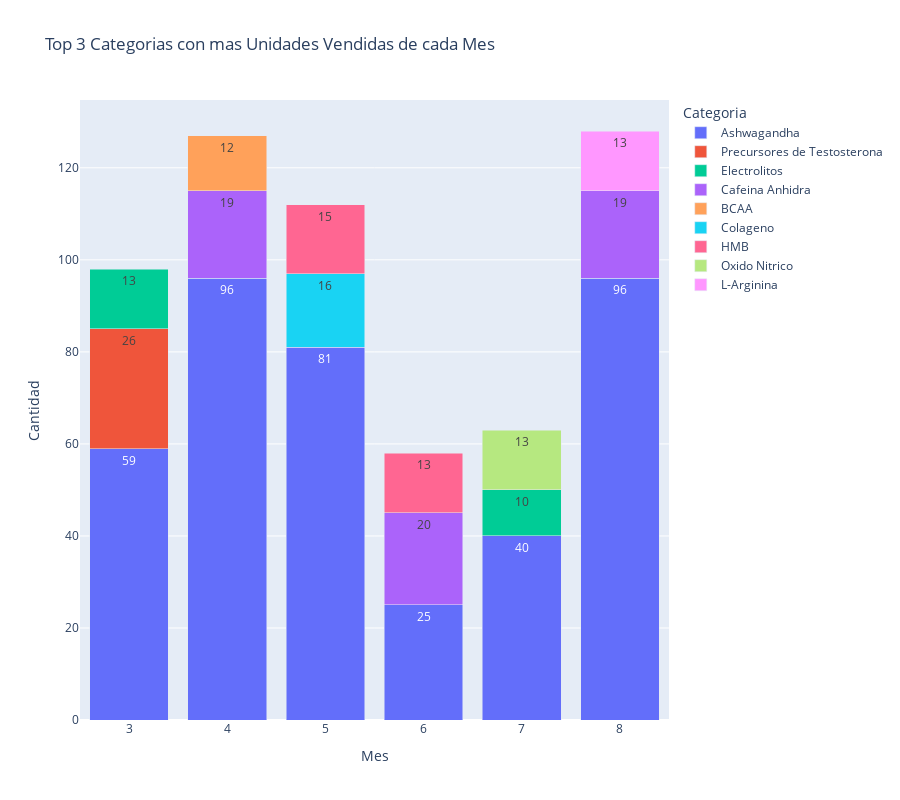

The cell this chart's notebook holds for it:
### Code cell
fig = px.bar(dfTop3CategoriasMesUnidades, x='Mes', y='Cantidad', color='Categoria', title="Top 3 Categorias con mas Unidades Vendidas de cada Mes",
             text='Cantidad',height=800)
fig.update_layout(barmode='stack')
fig.show()

### Figure 1 — Plotly figure (JSON) as saved in the notebook; plotly's stock layout.template omitted (floating-point values rounded to 4 significant figures)
{"data": [{"hovertemplate": "Categoria=Ashwagandha<br>Mes=%{x}<br>Cantidad=%{text}<extra></extra>", "legendgroup": "Ashwagandha", "marker": {"color": "#636efa", "pattern": {"shape": ""}}, "name": "Ashwagandha", "orientation": "v", "showlegend": true, "text": [59.0, 96.0, 81.0, 25.0, 40.0, 96.0], "textposition": "auto", "type": "bar", "x": [3, 4, 5, 6, 7, 8], "xaxis": "x", "y": [59, 96, 81, 25, 40, 96], "yaxis": "y"}, {"hovertemplate": "Categoria=Precursores de Testosterona<br>Mes=%{x}<br>Cantidad=%{text}<extra></extra>", "legendgroup": "Precursores de Testosterona", "marker": {"color": "#EF553B", "pattern": {"shape": ""}}, "name": "Precursores de Testosterona", "orientation": "v", "showlegend": true, "text": [26.0], "textposition": "auto", "type": "bar", "x": [3], "xaxis": "x", "y": [26], "yaxis": "y"}, {"hovertemplate": "Categoria=Electrolitos<br>Mes=%{x}<br>Cantidad=%{text}<extra></extra>", "legendgroup": "Electrolitos", "marker": {"color": "#00cc96", "pattern": {"shape": ""}}, "name": "Electrolitos", "orientation": "v", "showlegend": true, "text": [13.0, 10.0], "textposition": "auto", "type": "bar", "x": [3, 7], "xaxis": "x", "y": [13, 10], "yaxis": "y"}, {"hovertemplate": "Categoria=Cafeina Anhidra<br>Mes=%{x}<br>Cantidad=%{text}<extra></extra>", "legendgroup": "Cafeina Anhidra", "marker": {"color": "#ab63fa", "pattern": {"shape": ""}}, "name": "Cafeina Anhidra", "orientation": "v", "showlegend": true, "text": [19.0, 20.0, 19.0], "textposition": "auto", "type": "bar", "x": [4, 6, 8], "xaxis": "x", "y": [19, 20, 19], "yaxis": "y"}, {"hovertemplate": "Categoria=BCAA<br>Mes=%{x}<br>Cantidad=%{text}<extra></extra>", "legendgroup": "BCAA", "marker": {"color": "#FFA15A", "pattern": {"shape": ""}}, "name": "BCAA", "orientation": "v", "showlegend": true, "text": [12.0], "textposition": "auto", "type": "bar", "x": [4], "xaxis": "x", "y": [12], "yaxis": "y"}, {"hovertemplate": "Categoria=Colageno<br>Mes=%{x}<br>Cantidad=%{text}<extra></extra>", "legendgroup": "Colageno", "marker": {"color": "#19d3f3", "pattern": {"shape": ""}}, "name": "Colageno", "orientation": "v", "showlegend": true, "text": [16.0], "textposition": "auto", "type": "bar", "x": [5], "xaxis": "x", "y": [16], "yaxis": "y"}, {"hovertemplate": "Categoria=HMB<br>Mes=%{x}<br>Cantidad=%{text}<extra></extra>", "legendgroup": "HMB", "marker": {"color": "#FF6692", "pattern": {"shape": ""}}, "name": "HMB", "orientation": "v", "showlegend": true, "text": [15.0, 13.0], "textposition": "auto", "type": "bar", "x": [5, 6], "xaxis": "x", "y": [15, 13], "yaxis": "y"}, {"hovertemplate": "Categoria=Oxido Nitrico<br>Mes=%{x}<br>Cantidad=%{text}<extra></extra>", "legendgroup": "Oxido Nitrico", "marker": {"color": "#B6E880", "pattern": {"shape": ""}}, "name": "Oxido Nitrico", "orientation": "v", "showlegend": true, "text": [13.0], "textposition": "auto", "type": "bar", "x": [7], "xaxis": "x", "y": [13], "yaxis": "y"}, {"hovertemplate": "Categoria=L-Arginina<br>Mes=%{x}<br>Cantidad=%{text}<extra></extra>", "legendgroup": "L-Arginina", "marker": {"color": "#FF97FF", "pattern": {"shape": ""}}, "name": "L-Arginina", "orientation": "v", "showlegend": true, "text": [13.0], "textposition": "auto", "type": "bar", "x": [8], "xaxis": "x", "y": [13], "yaxis": "y"}], "layout": {"barmode": "stack", "height": 800, "legend": {"title": {"text": "Categoria"}, "tracegroupgap": 0}, "title": {"text": "Top 3 Categorias con mas Unidades Vendidas de cada Mes"}, "xaxis": {"anchor": "y", "domain": [0, 1], "title": {"text": "Mes"}}, "yaxis": {"anchor": "x", "domain": [0, 1], "title": {"text": "Cantidad"}}}}
